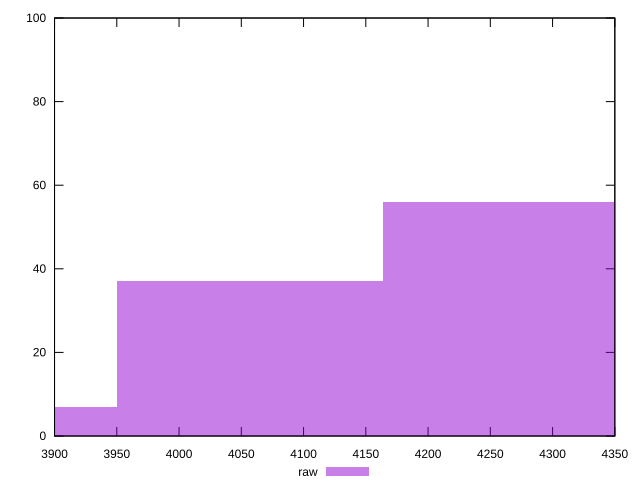

Here is the gnuplot script that generated this plot:
reset

$raw <<EOF
3843.3322850536506 7
4270.369205615168 56
4056.850745334409 37
EOF

set key outside below
set boxwidth 213.51846028075838
set xrange [3900:4350]
set yrange [0:100]
set trange [0:100]
set style fill transparent solid 0.5 noborder
set terminal svg size 640, 490 enhanced background rgb 'white'
set output "reports/report_00033_2021-03-01T14-23-16.841Z/unused-javascript/samples/astro/raw/histogram.svg"

plot $raw title "raw" with boxes

reset
